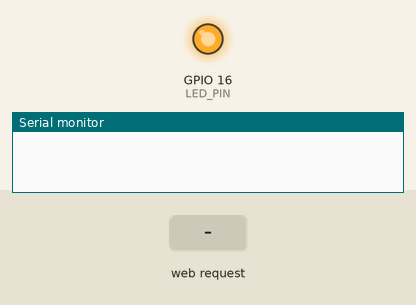
A sketch run on a simulated ESP8266 (NodeMCU). Shown: output pins drawn as LEDs (lit = HIGH), the last lines printed to the serial monitor. The inputs (shaded band) are chosen by the test bench.

Above: at 1.2 s.
1.3 s: HTTP request GET /TWICE received
At 1.6 s:
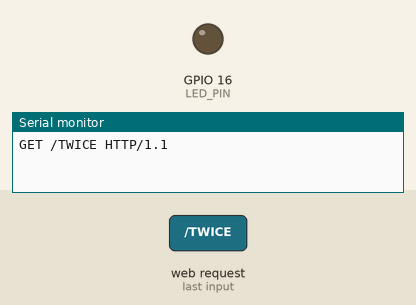
4.3 s: HTTP request GET /ONCE received
At 5.9 s:
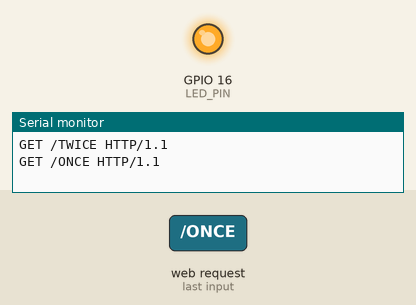
Timing chart, 0 to 7.4 s (numbered marks = the images above; inputs shaded):
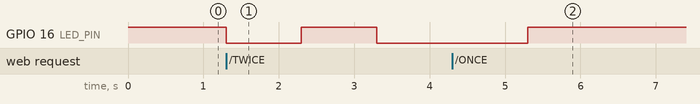

The sketch:

HTTP_Server.ino
```cpp
//intial source for code: http://www.instructables.com/id/Programming-a-HTTP-Server-on-ESP-8266-12E/?ALLSTEPS
//The Purpose of this code is to connect to a WiFi server and control the status of the LED on the ESP8266
  //using a website.
    #include <ESP8266WiFi.h>
     WiFiServer server(80); //Initialize the server on Port 80
     const short int LED_PIN = 16;//GPIO16
      void setup() {
         WiFi.mode(WIFI_AP); //Our ESP8266-12E is an AccessPoint
         WiFi.softAP("Hello_IoT", "12345678"); // This is the (SSID, password); .
         server.begin(); // Start the HTTP Server

         Serial.begin(115200);
         IPAddress HTTPS_ServerIP= WiFi.softAPIP(); // This is the IP of the Server

         pinMode(LED_PIN, OUTPUT); //GPIO16 is an OUTPUT pin;
         digitalWrite(LED_PIN, HIGH); //Initial state is OFF
     }

     void loop() {
         WiFiClient client = server.available();
         if (!client) {
return; }
         String request = client.readStringUntil('\r');
         Serial.println(request);
         // Handle the Request
         //LOW corresponds to ON and HIGH corresponds to OFF (status of the LED)
         if (request.indexOf("/ONCE") != -1){
           digitalWrite(LED_PIN, LOW);
           delay (1000);
           digitalWrite(LED_PIN, HIGH);}
         else if (request.indexOf("/TWICE") != -1){
           digitalWrite(LED_PIN, LOW);
           delay (1000);
           digitalWrite(LED_PIN, HIGH);
           delay (1000);
           digitalWrite(LED_PIN, LOW);
           delay (1000);
           digitalWrite(LED_PIN, HIGH);
         }

         // Prepare the HTML document to respond and add buttons:
         String s = "HTTP/1.1 200 OK\r\n";
         s += "Content-Type: text/html\r\n\r\n";
         s += "<!DOCTYPE HTML>\r\n<html>\r\n";
         s += "<br><input type=\"button\" name=\"b1\" value=\"LED Once\" onclick=\"location.href='/ONCE'\">";
         s += "<br><br><br>";
         s += "<br><input type=\"button\" name=\"b1\" value=\"LED Twice\" onclick=\"location.href='/TWICE'\">";
         s += "</html>\n";

         //Serve the HTML document to the browser.
         client.flush(); //clear previous info in the stream
         client.print(s); // Send the response to the client
         delay(1);
}
```

Measured:
- after the input at 1.3 s, GPIO 16 (LED_PIN): HIGH → LOW at once, → HIGH 1.0 s later, → LOW 1.0 s later
- after the input at 4.3 s, GPIO 16 (LED_PIN): LOW → HIGH after 1.0 s instead of 0.00 s
